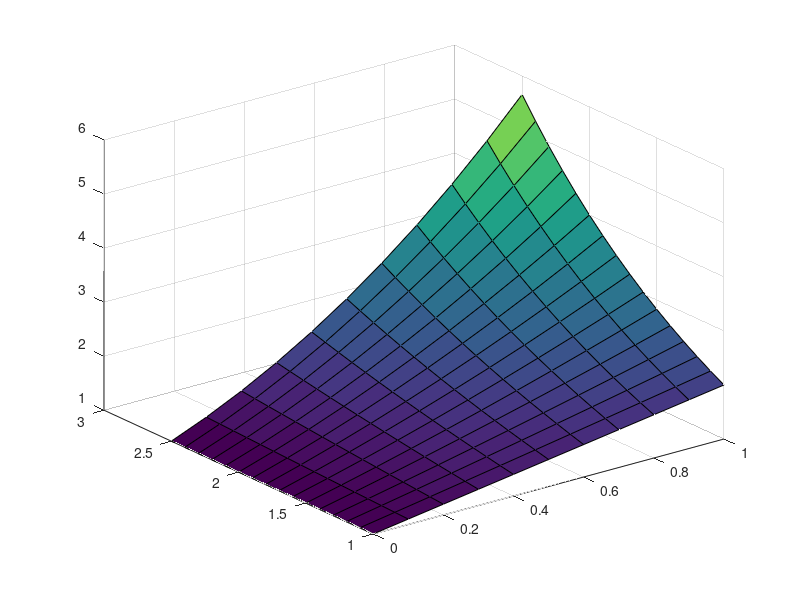

The MATLAB source for this figure: (Note: this script raises an error after producing the figure.)
% SIP OBJECTIVE FUNCTION
objfun = @(x) x(7);
w1 = 0:0.1:1;
w2 = 1:0.1:2.5;
[W1, W2] = meshgrid(w1, w2);

% d(w): target function
d = (1 + W1).^W2;
surf(W1, W2, d); 
hold on;

x = [0.0000    1.0000   -1.1706    0.3176   -1.8111    0.9539    0.1471    2.1799   -0.4525   -0.4352         0]
x = [0.3309    1.0689   -0.5097    0.0733    2.4961   -1.8813    0.0366   -2.0208    1.5337    0.8357         0]
x = [0.3651    1.0000   -0.4667    0.0650    2.5107   -1.9049    0.0536   -2.0308    1.5325    0.8389    0.0366]
x = [0.0506    1.5327    0.8398    0.0626   -1.9007   -2.0342   -0.4544    2.5117    0.9804    0.3749    0.0366]
x = [0.3651    1.0000   -0.4667    0.0650    2.5107   -1.9049    0.0536   -2.0308    1.5325    0.8389    0.0366] % F2
x = [0.3651    1.0000   -0.4667    0.0650    2.5107   -1.9049    0.0536   -2.0308    1.5325    0.8389    0.0366] % F2
x = [0.0506    1.5327    0.8398    0.0626   -1.9007   -2.0342   -0.4544    2.5117    0.9804    0.3749    0.0366] % F
x = [0.0034    1.5359    0.8516    0.0295   -1.8358   -2.0786   -0.2850    2.5236    0.7099    0.5087    0.0369]
x = [-0.3138   -0.2614   -0.0590    0.0111    1.1002    0.7818   -0.0691   -0.6646    0.1342   -0.0796    0.0035]
x = [   -0.0000    1.0000   -0.3201    0.0418   -1.5528    0.4341   -0.0850    1.0220    0.0484   -0.1240    0.1188]
F = Fn(x(1:10), W1, W2);
mesh(W1, W2, F);

function apprxval = Fn(x, W1, W2)
    disp('ok')
    pows = getpows(3);
    [c, r] = size(W1);
    apprxval = zeros(c, r);
    for i = 1:length(x)
        p1 = pows(1, i);
        p2 = pows(2, i);

        if p1 ~= 0 && p2 ~= 0
            apprxval = apprxval + x(i).*(W1.^pows(1, i)).*(W2.^pows(2, i));
        elseif p1 == 0
            apprxval = apprxval + x(i).*(W2.^pows(2, i));
        elseif p2 == 0
            apprxval = apprxval + x(i).*(W1.^pows(1, i));
        else 
            apprxval = apprxval + x(i);
        end
    end

end

function pows = getpows(d)
    if (d == 0)
        pows = zeros(2, 1);
        return;
    end
    pows = [zeros(2, d + 1), getpows(d - 1)];

    half = ceil(d/2);
    for i = 0:(half-1)
        % add (x^a)*(x^b)
        pows(1, i + 1) = d - i;
        pows(2, i + 1) = i;
        % add (x^b)*(x^a)
        pows(1, d - i + 1) = i;
        pows(2, d - i + 1) = d - i;
    end
    if rem(d, 2) == 0
        pows(1, half + 1) = half; 
        pows(2, half + 1) = half;
    end
end

